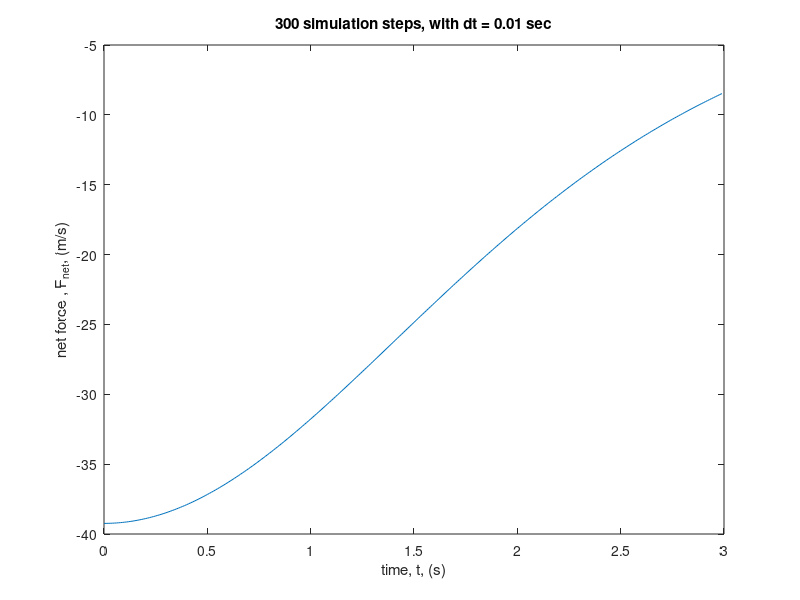

Write the MATLAB code that produced this figure.
% Code to simulate dropping a pizza from a 3rd story window. 
% program updates kinematics via simple Physics 221 (Euler) 
% constant-acceleration motion equations
%
% Nathan Moore, Winona State
% 2022-10-19
%
% kinematic parameters
v1=1e-20; % start from rest
x1=12; % start on the 4th floor of a building (12m)
t1=0; % s
dt=0.01; % s

% pizza parameters
m = 4.0; % 8lb pizza?
g = 9.81; % m/s^2
Cd=1.12; % flat plate
A=pi*(8*0.0254)^2; % area of 16" pizza, m^2
rho_air=1.225; % kg/m^3

%how long to simulate?
T=3; %sec
% number of steps to simulate
num_steps = round(T/dt);

% we'll store the kinematics trajectories in a list, initially zero
x=zeros(1,num_steps);
v=zeros(1,num_steps);
f=zeros(1,num_steps);
t=zeros(1,num_steps);

% initial conditions
x(1)=x1;
v(1)=v1;
t(1)=t1;

% Net force calculation
F_g = -m*g;
F_air = 0.5*Cd*A*rho_air*v(1)*v(1);
F_air_direction = -v(1)/abs(v(1));
% the last bit in the air resistance force is a unit vector that makes
% sure F_air points against the object's velocity
f(1) = F_g + F_air*F_air_direction;


% repeat the following commands "num_steps" times.  This is roughly 
% equivalent to Riemann Sum box integration.
for i = 2:num_steps
  t(i) = t(i-1) + dt;
  x(i) = x(i-1) + v(i-1)*dt;
  v(i) = v(i-1) + (1/m)*f(i-1)*dt;
  F_g = -m*g;
  F_air = 0.5*Cd*A*rho_air*v(i)*v(i);
  F_air_direction = -v(i)/abs(v(i));
  f(i) = F_g + F_air*F_air_direction;
  
  % check to see if the pizza hit the ground
  if(x(i-1)>0 && x(i)<0)
    t_hit = (t(i)+t(i-1))*0.5;
    disp(['hit ground at ',num2str(t_hit),' sec'])
  end
end

plot_choice = 3; %(or 2 or 3)
if(plot_choice==1)
  % plot the pizza's height
  ground=0.0;
  plot([t(1),t(num_steps)],[ground,ground],"-")
  hold on
  plot(t,x)
  hold off
  ylabel("height, h, (m)")
  xlabel("time, t, (s)")
  % fancy title via 
  % ghttps://www.mathworks.com/matlabcentral/answers/154272-input-a-variable-into-a-plot-title
  title([num2str(num_steps),' simulation steps, with dt = ',num2str(dt)," sec"])
elseif (plot_choice==2) 
  % or, plot the pizza's velocity
  plot(t,v)
  ylabel("velocity, v, (m/s)")
  xlabel("time, t, (s)")
  title([num2str(num_steps),' simulation steps, with dt = ',num2str(dt)," sec"])
elseif (plot_choice==3)
  % or, plot the pizza's velocity
  plot(t,f)
  ylabel("net force , F_{net}, (m/s)")
  xlabel("time, t, (s)")
  title([num2str(num_steps),' simulation steps, with dt = ',num2str(dt)," sec"])
end
% Note, you could get cute with multiple plots via 
% https://www.dm.unibo.it/~achilles/calc/octave.html/Multiple-Plots-on-One-Page.html
